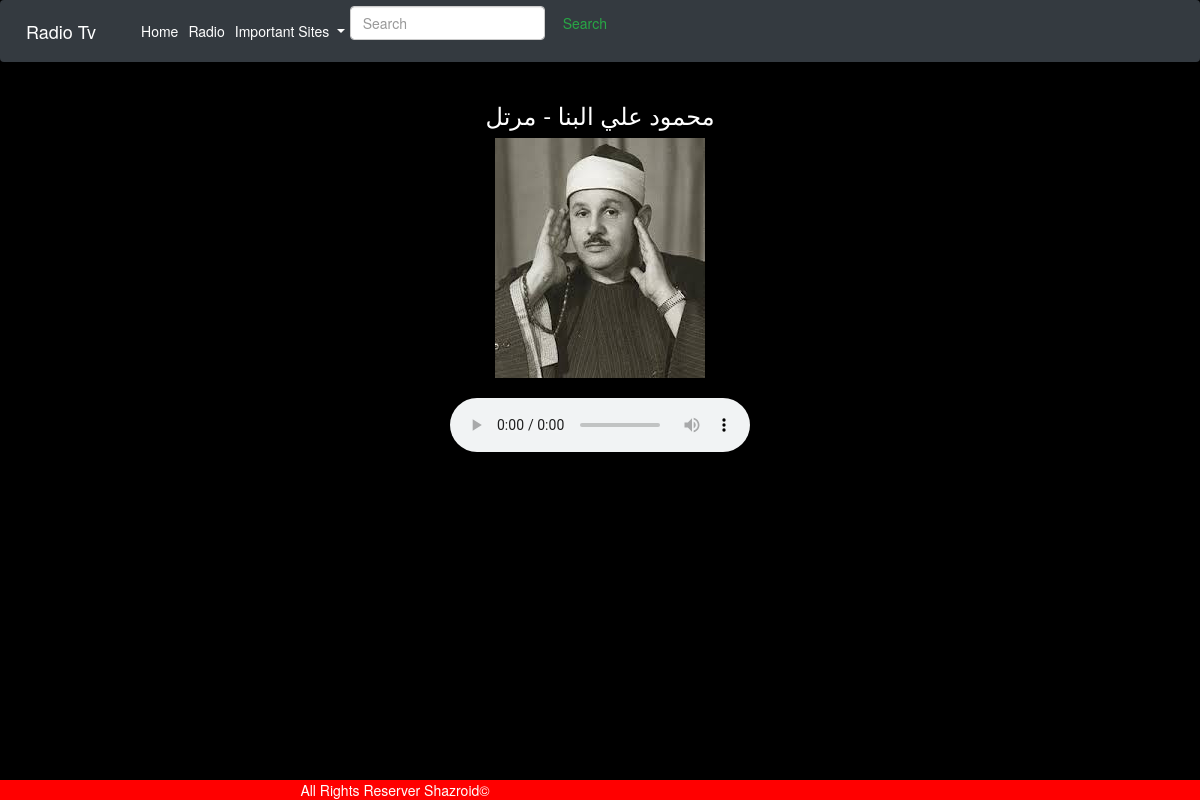
The page /rplayer/6 on the database its author committed.
### app/models.py (models this page shows, shortened)
class Radio(models.Model):
    radio_name= models.CharField(max_length=100)
    radio_cat= models.CharField(max_length=100)
    radio_link= models.CharField(max_length=300)
    radio_img= models.ImageField(upload_to='radiologo', default='logo.jpg')
    class Meta:
        ordering=('-radio_name',)

### app/views.py (the view)
# urls.py: path('rplayer/<int:radio_id>', views.RadioPlayer, name='radioplayer'),
def RadioPlayer(request, radio_id):
    item=get_object_or_404(Radio,id=radio_id)
    context={
        'title':'Radio Player',
        'radioitem': item,
    }
    return render(request, 'app/radioplayer.html', context)

### app/templates/app/radioplayer.html (shortened to what this page needs)
{% extends 'app/main.html' %}
{% block content %}
<div class="row">
<div class="col-md text-center">
    <div class="title"><h3>{{radioitem.radio_name}}</h3></div>
    <div><img src="{{radioitem.radio_img.url}}" alt=""></div>
    <div style="margin:20px"><audio controls>
    <source src="{{radioitem.radio_link}}" type="audio/mpeg">
    </audio></div>
</div>
</div>
{% endblock content %}

### app/static/css/style.css (style rules this page uses)
body { font-family: "Helvetica Neue",Helvetica,Arial,sans-serif; font-size: 14px; line-height: 1.42857143; color: #333; background-color: #000; }
.title { color: white; text-align: center; }

### rows shown on the page
Radio: radio_name "محمود علي البنا - مرتل", radio_img (picture)
